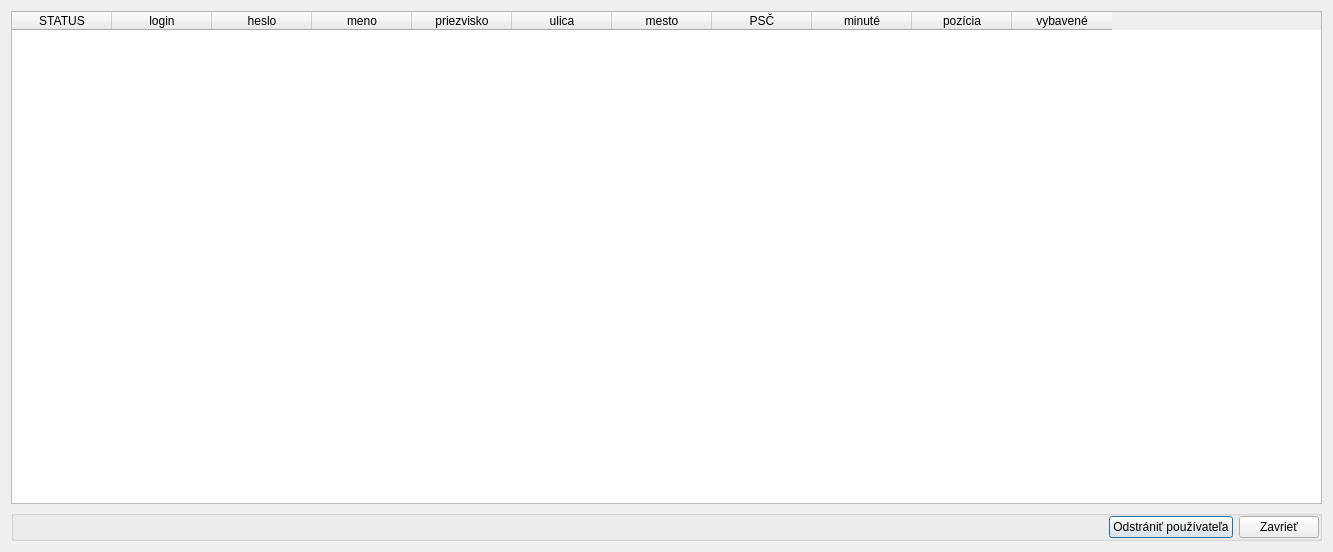
<?xml version="1.0" encoding="UTF-8"?>
<ui version="4.0">
 <class>TabulkaPouz</class>
 <widget class="QDialog" name="TabulkaPouz">
  <property name="geometry">
   <rect>
    <x>0</x>
    <y>0</y>
    <width>1333</width>
    <height>552</height>
   </rect>
  </property>
  <property name="minimumSize">
   <size>
    <width>1100</width>
    <height>0</height>
   </size>
  </property>
  <property name="windowTitle">
   <string>Tabuľka používateľov - Lekáreň Mint</string>
  </property>
  <property name="windowIcon">
   <iconset>
    <normaloff>mint.ico</normaloff>mint.ico</iconset>
  </property>
  <layout class="QVBoxLayout" name="verticalLayout">
   <item>
    <widget class="QTableWidget" name="tabulka">
     <property name="sizePolicy">
      <sizepolicy hsizetype="Minimum" vsizetype="Expanding">
       <horstretch>0</horstretch>
       <verstretch>0</verstretch>
      </sizepolicy>
     </property>
     <property name="minimumSize">
      <size>
       <width>0</width>
       <height>0</height>
      </size>
     </property>
     <column>
      <property name="text">
       <string>STATUS</string>
      </property>
     </column>
     <column>
      <property name="text">
       <string>login</string>
      </property>
     </column>
     <column>
      <property name="text">
       <string>heslo</string>
      </property>
     </column>
     <column>
      <property name="text">
       <string>meno</string>
      </property>
     </column>
     <column>
      <property name="text">
       <string>priezvisko</string>
      </property>
     </column>
     <column>
      <property name="text">
       <string>ulica</string>
      </property>
     </column>
     <column>
      <property name="text">
       <string>mesto</string>
      </property>
     </column>
     <column>
      <property name="text">
       <string>PSČ</string>
      </property>
     </column>
     <column>
      <property name="text">
       <string>minuté</string>
      </property>
     </column>
     <column>
      <property name="text">
       <string>pozícia</string>
      </property>
     </column>
     <column>
      <property name="text">
       <string>vybavené</string>
      </property>
     </column>
    </widget>
   </item>
   <item>
    <widget class="QGroupBox" name="groupBox">
     <property name="title">
      <string/>
     </property>
     <layout class="QHBoxLayout" name="horizontalLayout">
      <property name="leftMargin">
       <number>0</number>
      </property>
      <property name="topMargin">
       <number>0</number>
      </property>
      <property name="rightMargin">
       <number>0</number>
      </property>
      <property name="bottomMargin">
       <number>0</number>
      </property>
      <item>
       <spacer name="horizontalSpacer">
        <property name="orientation">
         <enum>Qt::Horizontal</enum>
        </property>
        <property name="sizeHint" stdset="0">
         <size>
          <width>40</width>
          <height>20</height>
         </size>
        </property>
       </spacer>
      </item>
      <item>
       <widget class="QPushButton" name="odstrPouz">
        <property name="text">
         <string>Odstrániť používateľa</string>
        </property>
       </widget>
      </item>
      <item>
       <widget class="QPushButton" name="zavriet">
        <property name="text">
         <string>Zavrieť</string>
        </property>
       </widget>
      </item>
     </layout>
    </widget>
   </item>
  </layout>
 </widget>
 <resources/>
 <connections/>
</ui>
